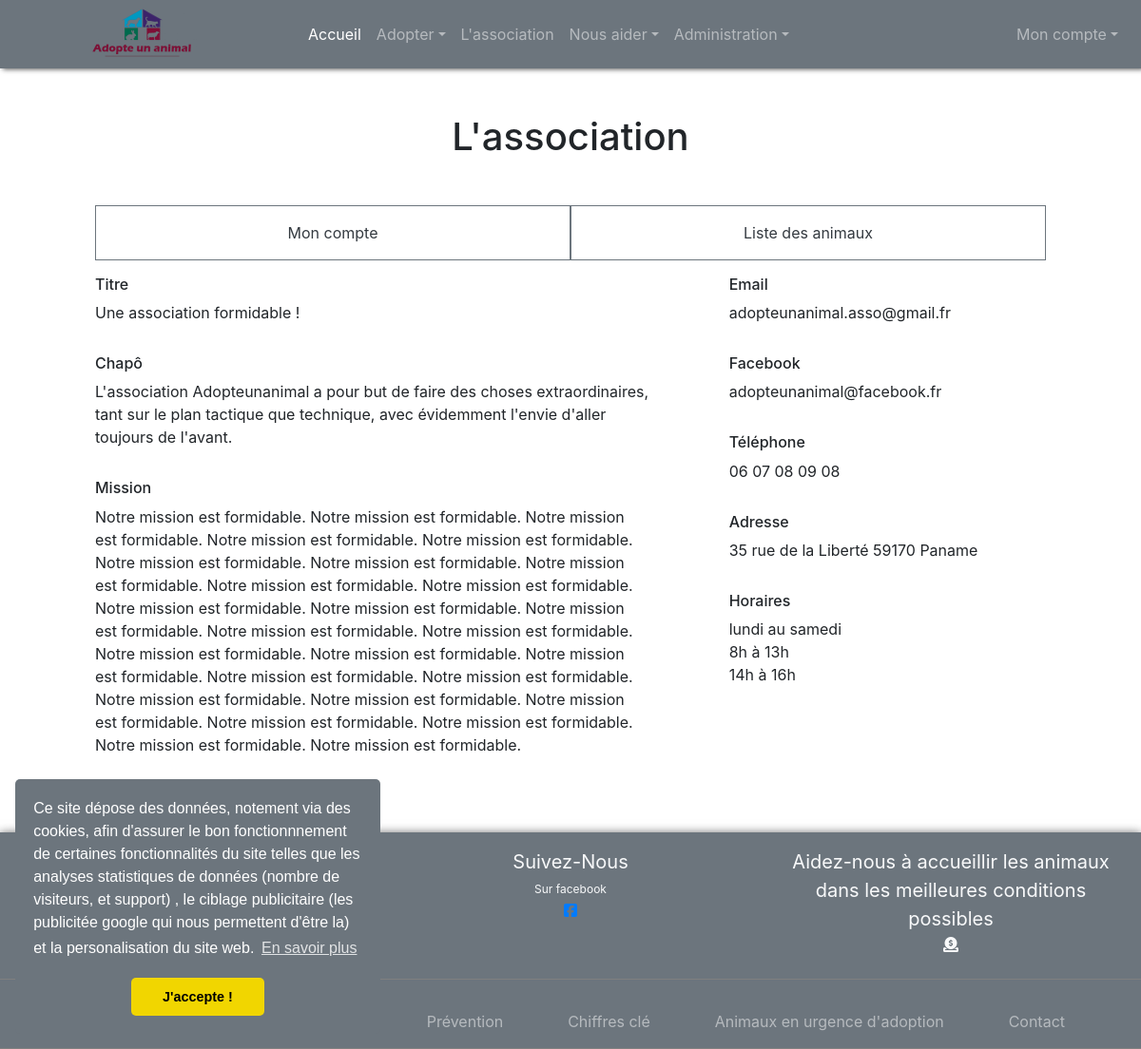
Screenshot of /adminAssociation.php (signed in) with the database file from the repository.
### tables this page shows
CREATE TABLE `association` (
  `id` int(11) NOT NULL,
  `titre` varchar(50) NOT NULL,
  `chapo` varchar(300) NOT NULL,
  `mission` varchar(1500) NOT NULL,
  `mail` varchar(50) NOT NULL,
  `facebook` varchar(50) NOT NULL,
  `telephone` varchar(15) NOT NULL,
  `adresse` varchar(350) NOT NULL,
  `jours_ouverts` varchar(50) NOT NULL,
  `horaires_am` varchar(50) NOT NULL,
  `horaires_pm` varchar(50) NOT NULL
);

### DAO/DataAccessUtilisateur.php (called while the page is built, shortened)
<?php
class DataAccessUtilisateur extends ConectSql implements InterfaceDAOUtilisateur {
    public function selectGradeOf(string $mail) : string {
        $bdd = $this->bddCo();
        $stmt=$bdd->prepare("select grade from utilisateur where mail = ?");
        $stmt->bind_param("s", $mail);
        $stmt->execute();
        $rs=$stmt->get_result();
        $data=$rs->fetch_array(MYSQLI_ASSOC);
        return $data["grade"];
    }
}
?>

### Services/ServiceUtilisateur.php (called while the page is built, shortened)
<?php
include_once __DIR__."/../DAO/DataAccessUtilisateur.php";
class ServiceUtilisateur implements InterfaceServiceUtilisateur {
    private $dAOUtilisateur;
    public function __construct(InterfaceDAOUtilisateur $dAO) {
        $this->dAOUtilisateur=$dAO;
    }
    public function selectGradeOf(string $mail) : string {
        $data=$this->dAOUtilisateur->selectGradeOf($mail);
        return $data;
    }
}
?>

### DAO/DataAccessAssociation.php (called while the page is built, shortened)
<?php
class DataAccessAssociation extends ConectSql implements InterfaceDAOAssociation {
    private $table = 'association';
    public function getAll() : array {
        $bdd = $this->bddCo();
        $result = $bdd->query("SELECT * from $this->table");
        $data = $result->fetch_array(MYSQLI_ASSOC);
        return $data;
    }
   }

### Services/ServiceAssociation.php (called while the page is built, shortened)
<?php
include_once __DIR__."/../DAO/DataAccessAssociation.php";
class ServiceAssociation implements InterfaceServiceAssociation {
    private $dAOAssociation;
    public function __construct(InterfaceDAOAssociation $dAO) {
        $this->dAOAssociation=$dAO;
    }
    public function getAll() : array {
        $data=$this->dAOAssociation->getAll();
        return $data;
    }
}
?>

### adminAssociation.php (the view, shortened to what this page needs)
<?php
$connected=false;
$admin=false;
if(isset($_SESSION["emailutilisateur"])) {
    include_once("DAO/DataAccessUtilisateur.php");
    include_once("Services/ServiceUtilisateur.php");
	$connected=true;
	$daoSession = new DataAccessUtilisateur();
	$session = new ServiceUtilisateur($daoSession);
	if($session->selectGradeOf($_SESSION["emailutilisateur"]) == "admin") {
		$admin = true;
	}
}
 if($connected  && $admin) {
    include_once("Services/ServiceAssociation.php");
    include_once("DAO/DataAccessAssociation.php");
    include __DIR__."/header.php";
    $dAOAssociation = new DataAccessAssociation();
    $serviceAssociation = new ServiceAssociation($dAOAssociation);
    $infosAsso = $serviceAssociation->getAll();
?>
	<section class="MVIEW row justify-content-center paddingBotom">
				<div class="col-lg-10">
					<div class="row justify-content-center ">
						<h1 class="text-center mt-5 mb-5">L'association</h1>
					</div>
					<div class="row justify-content-center text-center ">
						<a class="col-6 border border-secondary p-3 text-decoration-none text-dark" href="#"> Mon compte </a>
						<a class="col-6 border border-secondary p-3 text-decoration-none text-dark" href="adminListeAnimaux.php">Liste des animaux</a>
                    </div>
                    <div class="row">
                        <div class="col-lg-7 col-12">
                            <div class="row mt-3">
                                <div class="col-12 p-0">
                                    <h6>Titre </h6>
                                    <p class="admin-association" name="titre-association"><?php echo $infosAsso['titre']?></p>
                                </div>
                            </div>
                            <div class="row mt-3">
                                <div class="col-12 p-0 text-break">
                                    <h6>Chapô</h6>
                                    <p class="admin-association" name="chapo-association"><?php echo $infosAsso['chapo']?></p>
                                </div>
                            </div>
                            <div class="row mt-3">
                                <div class="col-12 p-0 text-break">
                                    <h6>Mission</h6>
                                    <p class="admin-association" name="mission-association"><?php echo $infosAsso['mission']?></p>
                                </div>
                            </div>
                        </div>
                        <div class="col-lg-auto col-12 offset-lg-1">
                            <div class="row mt-3">
                                <div class="col-12 p-0 text-break">
                                    <h6>Email</h6>
                                    <p class="admin-association" name="mail-association"><?php echo $infosAsso['mail']?></p>
                                </div>
                            </div>
                            <div class="row mt-3">
                                <div class="col-12 p-0 text-break">
                                    <h6>Facebook</h6>
                                    <p class="admin-association" name="facebook-association"><?php echo $infosAsso['facebook']?></p>
                                </div>
                            </div>
                            <div class="row mt-3">
                                <div class="col-12 p-0 text-break">
                                    <h6>Téléphone</h6>
                                    <p class="admin-association" name="telephone-association"><?php echo $infosAsso['telephone']?></p>
                                </div>
                            </div>
                            <div class="row mt-3">
                                <div class="col-12 p-0 text-break">
                                    <h6>Adresse</h6>
                                    <p class="admin-association" name="adresse-association"><?php echo $infosAsso['adresse']?></p>
                                </div>
                            </div>
                            <div class="row mt-3">
                                <div class="col-12 p-0 text-break">
                                    <h6>Horaires</h6>
                                    <p class="admin-association m-0" name="jours-association"><?php echo $infosAsso['jours_ouverts']?></p>
                                    <p class="admin-association m-0" name="am-association"><?php echo $infosAsso['horaires_am']?></p>
                                    <p class="admin-association m-0" name="pm-association"><?php echo $infosAsso['horaires_pm']?></p>
                                </div>
                            </div>
                        </div>
                    </div>
				</div>
	</section>
	<?php
		include __DIR__."/footer.php";
 } else {
     header("location:index.php");
 }
    ?>

### style.css (style rules this page uses)
.paddingBotom { padding-bottom:4em; }
html { scroll-behavior: smooth; }
.MVIEW { min-height:68.9vh; }

### rows the page displays
association: titre "Une association formidable !", chapo "L'association Adopteunanimal a pour but de faire des choses extraordinaires, tant sur le plan tactique que technique, avec évidemment l'envie d'aller toujours de l'avant.", mission "Notre mission est formidable. Notre mission est formidable. Notre mission est formidable. Notre mission est formidable. Notre mission est formidable. Notre mission est formidable. Notre mission est formidable. Notre mission est formidable. Notre mission est formidable. Notre mission est formidable. Notre mission est formidable. Notre mission est formidable. Notre mission est formidable. Notre mission est formidable. Notre mission est formidable. Notre mission est formidable. Notre mission est formidable. Notre mission est formidable. Notre mission est formidable. Notre mission est formidable. Notre mission est formidable. Notre mission est formidable. Notre mission est formidable. Notre…", mail "adopteunanimal.asso@gmail.fr", facebook "adopteunanimal@facebook.fr", telephone "06 07 08 09 08", adresse "35 rue de la Liberté 59170 Paname", jours_ouverts "lundi au samedi", horaires_am "8h à 13h", horaires_pm "14h à 16h"
